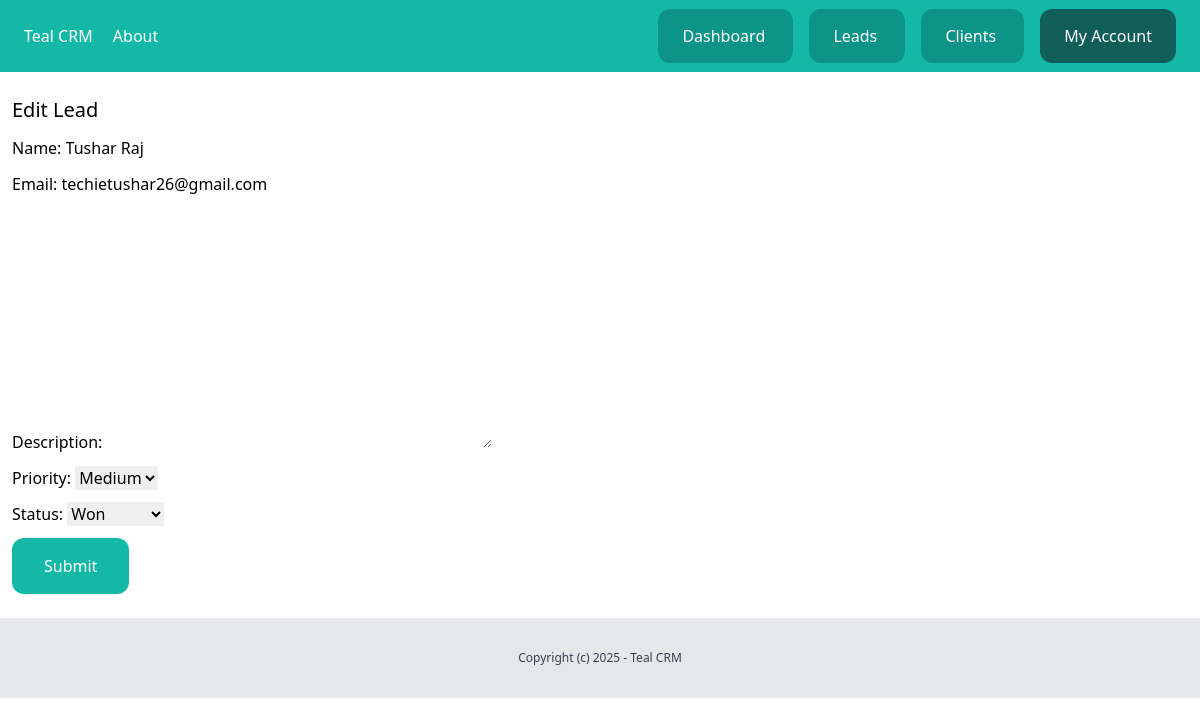
Screenshot of /dashboard/leads/9/edit/ (signed in) with the database file from the repository.
### leads/models.py (models this page shows, shortened)
class Lead(models.Model):
    LOW = 'low'
    MEDIUM = 'medium'
    HIGH = 'high'
    CHOICES_PRIORITY = (
        (LOW, 'Low'),
        (MEDIUM, 'Medium'),
        (HIGH, 'High')
    )
    NEW = 'new'
    CONTACTED = 'contacted'
    WON = 'won'
    LOST = 'lost'
    CHOICES_STATUS = (
        (NEW, 'New'),
        (CONTACTED, 'Contacted'),
        (WON, 'Won'),
        (LOST, 'Lost')
    )
    team = models.ForeignKey(Team, related_name='leads', on_delete=models.CASCADE)
    name=models.CharField(max_length=255)
    email=models.EmailField()
    description=models.TextField(blank=True,null=True)
    priority = models.CharField(max_length=10, choices=CHOICES_PRIORITY, default=MEDIUM)
    status = models.CharField(max_length=10, choices=CHOICES_STATUS, default=NEW)
    converted_to_client=models.BooleanField(default=False)
    created_by = models.ForeignKey(User, related_name='leads', on_delete=models.CASCADE)
    created_at = models.DateTimeField(auto_now_add=True)
    modified_at = models.DateTimeField(auto_now=True)
    class Meta:
        ordering=('name',)

### leads/views.py (the view)
# urls.py: path('<int:pk>/edit/', views.LeadUpdateView.as_view(), name='edit'),
class LeadUpdateView(UpdateView):
    model = Lead
    fields = ('name','email','description','priority','status')
    @method_decorator(login_required)
    def dispatch(self, *args, **kwargs):
        return super().dispatch(*args, **kwargs)
    def get_context_data(self, **kwargs):
        context = super().get_context_data(**kwargs)
        context["title"] = "Edit Lead"
        return context
    def get_queryset(self):
         queryset = super(LeadUpdateView, self).get_queryset()
         return queryset.filter(created_by=self.request.user,pk=self.kwargs.get('pk'))
    success_url = reverse_lazy("leads:list")

### leads/templates/leads/lead_form.html (shortened to what this page needs)
{% extends 'core/base.html' %}
{% block content %}
<div class="px-3 py-6">
    <h1 class="text-xl mb-3">{{title}}</h1>
    {% if team.plan.max_leads > team.leads.count or title == 'Edit Lead' %}
    <form method="POST" action="." class="space-y-3">
        {{form.as_p}}
        <button class="py-4 px-8 bg-teal-500 text-white rounded-xl">Submit</button>
    </form>
    {% else %}
    <div class="bg-red-100 text-red-500 p-3 rounded-xl mb-3">
        Your team have reached max number of leads for your plan. Please upgrade your plan to add more leads.
    </div>
    {% endif %}
</div>
{% endblock %}

### rows the page displays
Lead: name "Tushar Raj", email "techietushar26@gmail.com", priority "Medium", status "Won"

### other values shown
{{ title }} "Edit Lead"
